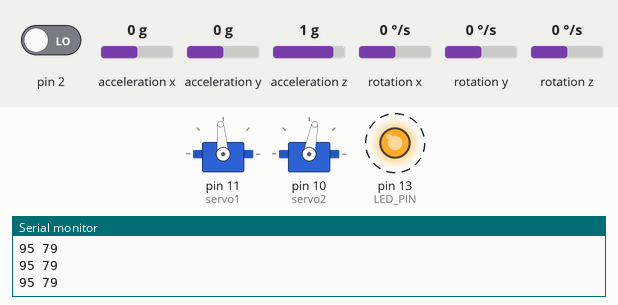
This sketch was run on a simulated Arduino Uno, built with avr-gcc and run on an emulated ATmega328P. Shown: 2 × servo, output pins drawn as LEDs (lit = HIGH), the last lines printed to the serial monitor. Dashed ring = blinking. Inputs (shaded band) come from the test bench; at power-on: acceleration x 0 g, acceleration y 0 g, acceleration z 1 g, pin 2 LOW, rotation x 0 °/s, rotation y 0 °/s, rotation z 0 °/s. The sensor or clock chip raises its interrupt line as the real part does.

Above: at 1.7 s.
1.8 s: acceleration x set to -1.4 g
At 2.5 s:
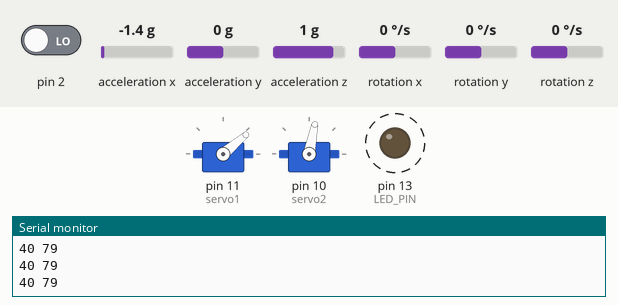
4.8 s: acceleration y set to 0.8 g
At 5.26 s:
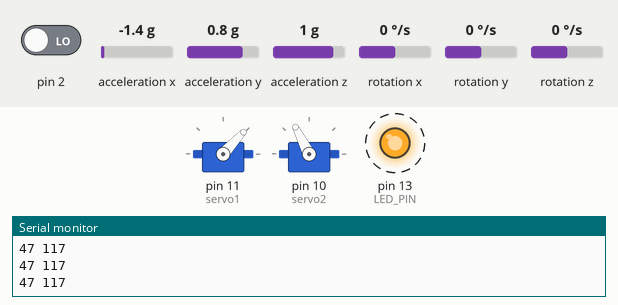
7.8 s: acceleration y set to -1.4 g
At 8.8 s:
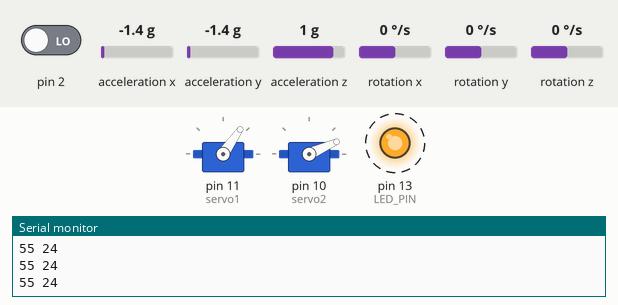
9.6 s: acceleration z set to -1.4 g
At 10.7 s:
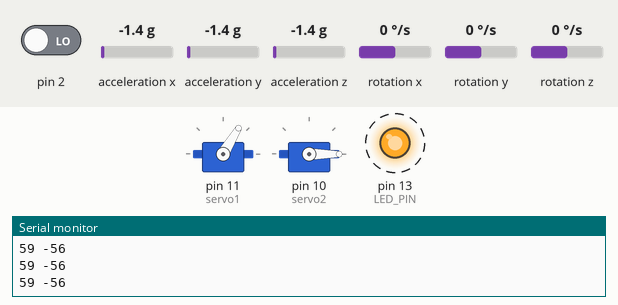
12.6 s: acceleration x set to 0.8 g
At 13.06 s:
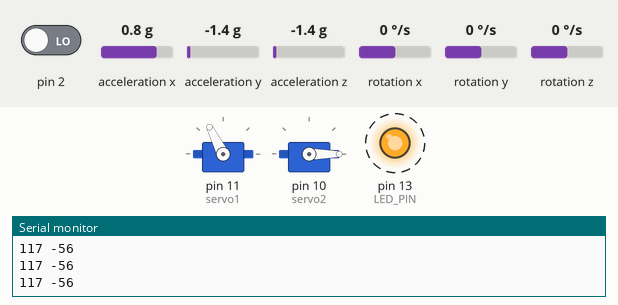
15.6 s: acceleration z set to -0.8 g
At 16.07 s:
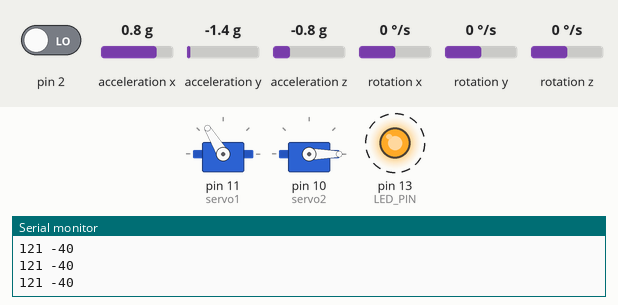
Timing chart, 0 to 19.6 s (numbered marks = the images above; inputs shaded):
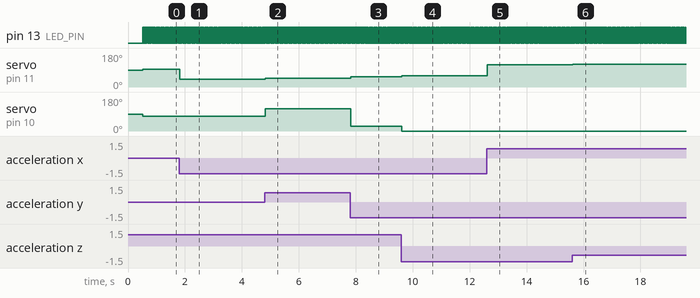

Measured:
- after the input at 1.8 s, servo on pin 11 (servo1): 95° → 40° at once
- after the input at 4.8 s, servo on pin 11 (servo1): 40° → 47° at once; servo on pin 10 (servo2): 79° → 117° at once
- after the input at 7.8 s, servo on pin 11 (servo1): 47° → 55° at once; servo on pin 10 (servo2): 117° → 24° at once
- after the input at 9.6 s, servo on pin 11 (servo1): 55° → 59° at once; servo on pin 10 (servo2): 24° → 0° at once
- after the input at 12.6 s, servo on pin 11 (servo1): 59° → 117° at once
- after the input at 15.6 s, servo on pin 11 (servo1): 117° → 121° at once
- by itself, pin 13 (LED_PIN): alternates HIGH for 0.02 s and LOW for 0.02 s

The sketch:

DTS_-_1.2.ino
```cpp
#include <TimerOne.h>

#include <Servo.h>

#include "I2Cdev.h"

#include "MPU6050_6Axis_MotionApps20.h"

#if I2CDEV_IMPLEMENTATION == I2CDEV_ARDUINO_WIRE
    #include "Wire.h"
#endif
MPU6050 mpu;
#define OUTPUT_READABLE_YAWPITCHROLL

#define LED_PIN 13
const int servo1 = 11;
const int servo2 = 10;
bool blinkState = false;
bool dmpReady = false;
uint8_t mpuIntStatus;
uint8_t devStatus;
uint16_t packetSize;
uint16_t fifoCount;
uint8_t fifoBuffer[64];
Quaternion q;           // [w, x, y, z]         quaternion container
VectorInt16 aa;         // [x, y, z]            accel sensor measurements
VectorInt16 aaReal;     // [x, y, z]            gravity-free accel sensor measurements
VectorInt16 aaWorld;    // [x, y, z]            world-frame accel sensor measurements
VectorFloat gravity;    // [x, y, z]            gravity vector
float euler[3];         // [psi, theta, phi]    Euler angle container
float ypr[3];           // [yaw, pitch, roll]   yaw/pitch/roll container and gravity vector
uint8_t teapotPacket[14] = { '$', 0x02, 0,0, 0,0, 0,0, 0,0, 0x00, 0x00, '\r', '\n' };
int x;
int y;

Servo myServo1;
Servo myServo2;

// ================================================================
// ===               INTERRUPT DETECTION ROUTINE                ===
// ================================================================

volatile bool mpuInterrupt = false;     // indicates whether MPU interrupt pin has gone high
void dmpDataReady() {
    mpuInterrupt = true;
}


// ================================================================
// ===                      INITIAL SETUP                       ===
// ================================================================

void setup() {
    // join I2C bus (I2Cdev library doesn't do this automatically)
    #if I2CDEV_IMPLEMENTATION == I2CDEV_ARDUINO_WIRE
        Wire.begin();
        TWBR = 24; // 400kHz I2C clock (200kHz if CPU is 8MHz)
    #elif I2CDEV_IMPLEMENTATION == I2CDEV_BUILTIN_FASTWIRE
        Fastwire::setup(400, true);
    #endif
    Serial.begin(115200);

    while (Serial.available() && Serial.read()); // empty buffer again
    devStatus = mpu.dmpInitialize();

    // supply your own gyro offsets here, scaled for min sensitivity
    mpu.setXGyroOffset(220);
    mpu.setYGyroOffset(76);
    mpu.setZGyroOffset(-85);
    mpu.setZAccelOffset(1788); // 1688 factory default for my test chip

    // make sure it worked (returns 0 if so)
    if (devStatus == 0) {
        mpu.setDMPEnabled(true);

        // enable Arduino interrupt detection
        attachInterrupt(0, dmpDataReady, RISING);
        mpuIntStatus = mpu.getIntStatus();
        dmpReady = true;

        // get expected DMP packet size for later comparison
        packetSize = mpu.dmpGetFIFOPacketSize();
    }

    // configure LED for output
    pinMode(LED_PIN, OUTPUT);
    myServo1.attach(servo1);
    myServo2.attach(servo2);
}


// ================================================================
// ===                    MAIN PROGRAM LOOP                     ===
// ================================================================

void loop() {
    // if programming failed, don't try to do anything
    if (!dmpReady) return;

    // wait for MPU interrupt or extra packet(s) available
    while (!mpuInterrupt && fifoCount < packetSize) {

    }
    mpuInterrupt = false;
    mpuIntStatus = mpu.getIntStatus();
    fifoCount = mpu.getFIFOCount();

   if (mpuIntStatus & 0x02) {
        // wait for correct available data length, should be a VERY short wait
        while (fifoCount < packetSize) fifoCount = mpu.getFIFOCount();
        mpu.getFIFOBytes(fifoBuffer, packetSize);


        fifoCount -= packetSize;
        #ifdef OUTPUT_READABLE_YAWPITCHROLL
            mpu.dmpGetQuaternion(&q, fifoBuffer);
            mpu.dmpGetGravity(&gravity, &q);
            mpu.dmpGetYawPitchRoll(ypr, &q, &gravity);
            x = (ypr[1] * 180/M_PI) + 95; // sending angles as a command to servo
            myServo1.write(x);            // + 95 and + 79 here because of chinese build of gyro
            Serial.print(x);
            y = (ypr[2] * 180/M_PI) + 79;
            Serial.print(" ");
            myServo2.write(y);
            Serial.println(y);
            delay(6);
        #endif

        // blink LED to indicate activity
        blinkState = !blinkState;
        digitalWrite(LED_PIN, blinkState);
    }
}
```
